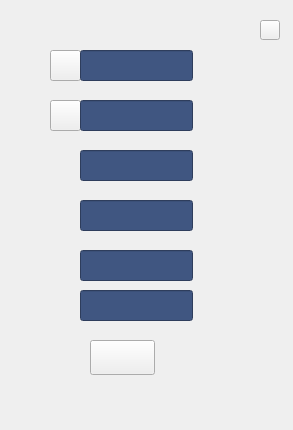
<?xml version="1.0" encoding="UTF-8"?>
<ui version="4.0">
 <class>widget3_4</class>
 <widget class="QWidget" name="widget3_4">
  <property name="geometry">
   <rect>
    <x>0</x>
    <y>0</y>
    <width>293</width>
    <height>430</height>
   </rect>
  </property>
  <property name="windowTitle">
   <string>Form</string>
  </property>
  <widget class="QFrame" name="frame">
   <property name="geometry">
    <rect>
     <x>0</x>
     <y>0</y>
     <width>293</width>
     <height>430</height>
    </rect>
   </property>
   <property name="frameShape">
    <enum>QFrame::NoFrame</enum>
   </property>
   <property name="frameShadow">
    <enum>QFrame::Plain</enum>
   </property>
   <property name="lineWidth">
    <number>0</number>
   </property>
   <widget class="MyLineEdit" name="edit_5">
    <property name="geometry">
     <rect>
      <x>80</x>
      <y>250</y>
      <width>113</width>
      <height>31</height>
     </rect>
    </property>
    <property name="sizePolicy">
     <sizepolicy hsizetype="Ignored" vsizetype="Ignored">
      <horstretch>0</horstretch>
      <verstretch>0</verstretch>
     </sizepolicy>
    </property>
    <property name="font">
     <font>
      <family>微软雅黑</family>
      <pointsize>12</pointsize>
     </font>
    </property>
    <property name="styleSheet">
     <string notr="true">color: rgb(255, 255, 255);
background-color: rgb(64, 86, 129);</string>
    </property>
    <property name="alignment">
     <set>Qt::AlignRight|Qt::AlignTrailing|Qt::AlignVCenter</set>
    </property>
   </widget>
   <widget class="QPushButton" name="bt_l_2">
    <property name="geometry">
     <rect>
      <x>50</x>
      <y>100</y>
      <width>31</width>
      <height>31</height>
     </rect>
    </property>
    <property name="sizePolicy">
     <sizepolicy hsizetype="Ignored" vsizetype="Ignored">
      <horstretch>0</horstretch>
      <verstretch>0</verstretch>
     </sizepolicy>
    </property>
    <property name="text">
     <string/>
    </property>
   </widget>
   <widget class="QPushButton" name="bt_l_1">
    <property name="geometry">
     <rect>
      <x>50</x>
      <y>50</y>
      <width>31</width>
      <height>31</height>
     </rect>
    </property>
    <property name="sizePolicy">
     <sizepolicy hsizetype="Ignored" vsizetype="Ignored">
      <horstretch>0</horstretch>
      <verstretch>0</verstretch>
     </sizepolicy>
    </property>
    <property name="text">
     <string/>
    </property>
   </widget>
   <widget class="QPushButton" name="bt_b_0">
    <property name="geometry">
     <rect>
      <x>90</x>
      <y>340</y>
      <width>65</width>
      <height>35</height>
     </rect>
    </property>
    <property name="sizePolicy">
     <sizepolicy hsizetype="Ignored" vsizetype="Ignored">
      <horstretch>0</horstretch>
      <verstretch>0</verstretch>
     </sizepolicy>
    </property>
    <property name="text">
     <string/>
    </property>
   </widget>
   <widget class="MyLineEdit" name="edit_6">
    <property name="geometry">
     <rect>
      <x>80</x>
      <y>290</y>
      <width>113</width>
      <height>31</height>
     </rect>
    </property>
    <property name="sizePolicy">
     <sizepolicy hsizetype="Ignored" vsizetype="Ignored">
      <horstretch>0</horstretch>
      <verstretch>0</verstretch>
     </sizepolicy>
    </property>
    <property name="font">
     <font>
      <family>微软雅黑</family>
      <pointsize>12</pointsize>
     </font>
    </property>
    <property name="styleSheet">
     <string notr="true">color: rgb(255, 255, 255);
background-color: rgb(64, 86, 129);</string>
    </property>
    <property name="alignment">
     <set>Qt::AlignRight|Qt::AlignTrailing|Qt::AlignVCenter</set>
    </property>
   </widget>
   <widget class="MyLineEdit" name="edit_1">
    <property name="geometry">
     <rect>
      <x>80</x>
      <y>50</y>
      <width>113</width>
      <height>31</height>
     </rect>
    </property>
    <property name="sizePolicy">
     <sizepolicy hsizetype="Ignored" vsizetype="Ignored">
      <horstretch>0</horstretch>
      <verstretch>0</verstretch>
     </sizepolicy>
    </property>
    <property name="font">
     <font>
      <family>微软雅黑</family>
      <pointsize>12</pointsize>
     </font>
    </property>
    <property name="styleSheet">
     <string notr="true">color: rgb(255, 255, 255);
background-color: rgb(64, 86, 129);</string>
    </property>
    <property name="alignment">
     <set>Qt::AlignRight|Qt::AlignTrailing|Qt::AlignVCenter</set>
    </property>
   </widget>
   <widget class="MyLineEdit" name="edit_3">
    <property name="geometry">
     <rect>
      <x>80</x>
      <y>150</y>
      <width>113</width>
      <height>31</height>
     </rect>
    </property>
    <property name="sizePolicy">
     <sizepolicy hsizetype="Ignored" vsizetype="Ignored">
      <horstretch>0</horstretch>
      <verstretch>0</verstretch>
     </sizepolicy>
    </property>
    <property name="font">
     <font>
      <family>微软雅黑</family>
      <pointsize>12</pointsize>
     </font>
    </property>
    <property name="styleSheet">
     <string notr="true">color: rgb(255, 255, 255);
background-color: rgb(64, 86, 129);</string>
    </property>
    <property name="alignment">
     <set>Qt::AlignRight|Qt::AlignTrailing|Qt::AlignVCenter</set>
    </property>
   </widget>
   <widget class="MyLineEdit" name="edit_2">
    <property name="geometry">
     <rect>
      <x>80</x>
      <y>100</y>
      <width>113</width>
      <height>31</height>
     </rect>
    </property>
    <property name="sizePolicy">
     <sizepolicy hsizetype="Ignored" vsizetype="Ignored">
      <horstretch>0</horstretch>
      <verstretch>0</verstretch>
     </sizepolicy>
    </property>
    <property name="font">
     <font>
      <family>微软雅黑</family>
      <pointsize>12</pointsize>
     </font>
    </property>
    <property name="styleSheet">
     <string notr="true">color: rgb(255, 255, 255);
background-color: rgb(64, 86, 129);</string>
    </property>
    <property name="alignment">
     <set>Qt::AlignRight|Qt::AlignTrailing|Qt::AlignVCenter</set>
    </property>
   </widget>
   <widget class="MyLineEdit" name="edit_4">
    <property name="geometry">
     <rect>
      <x>80</x>
      <y>200</y>
      <width>113</width>
      <height>31</height>
     </rect>
    </property>
    <property name="sizePolicy">
     <sizepolicy hsizetype="Ignored" vsizetype="Ignored">
      <horstretch>0</horstretch>
      <verstretch>0</verstretch>
     </sizepolicy>
    </property>
    <property name="font">
     <font>
      <family>微软雅黑</family>
      <pointsize>12</pointsize>
     </font>
    </property>
    <property name="styleSheet">
     <string notr="true">color: rgb(255, 255, 255);
background-color: rgb(64, 86, 129);</string>
    </property>
    <property name="alignment">
     <set>Qt::AlignRight|Qt::AlignTrailing|Qt::AlignVCenter</set>
    </property>
   </widget>
   <widget class="QPushButton" name="bt_close">
    <property name="geometry">
     <rect>
      <x>260</x>
      <y>20</y>
      <width>20</width>
      <height>20</height>
     </rect>
    </property>
    <property name="sizePolicy">
     <sizepolicy hsizetype="Ignored" vsizetype="Ignored">
      <horstretch>0</horstretch>
      <verstretch>0</verstretch>
     </sizepolicy>
    </property>
    <property name="text">
     <string/>
    </property>
   </widget>
  </widget>
 </widget>
 <customwidgets>
  <customwidget>
   <class>MyLineEdit</class>
   <extends>QLineEdit</extends>
   <header>mylineedit.h</header>
  </customwidget>
 </customwidgets>
 <resources/>
 <connections/>
</ui>
